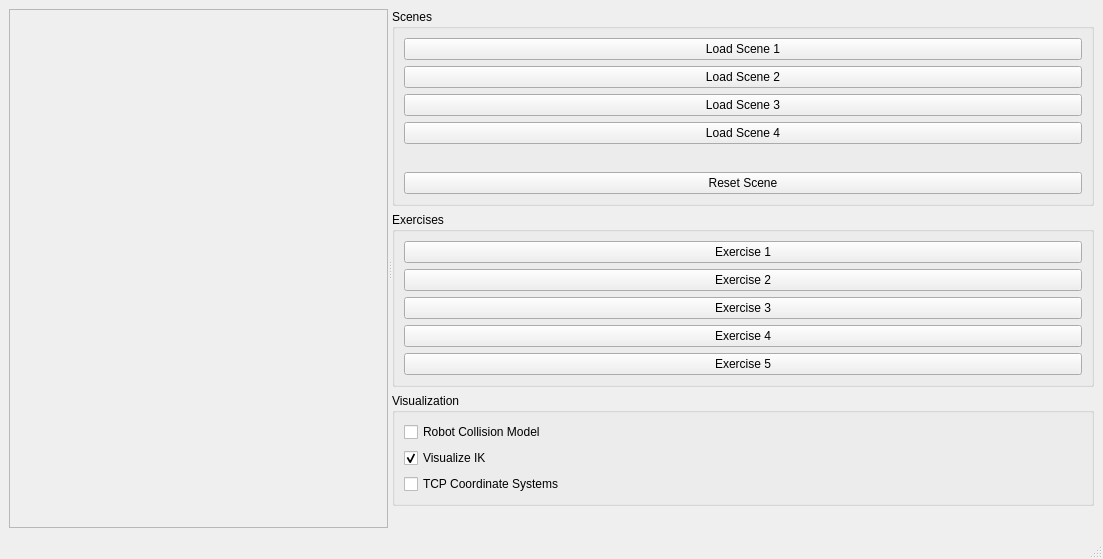
<?xml version="1.0" encoding="UTF-8"?>
<ui version="4.0">
 <class>PathPlanning</class>
 <widget class="QMainWindow" name="PathPlanning">
  <property name="geometry">
   <rect>
    <x>0</x>
    <y>0</y>
    <width>1103</width>
    <height>559</height>
   </rect>
  </property>
  <property name="windowTitle">
   <string>PathPlanning</string>
  </property>
  <widget class="QWidget" name="centralwidget">
   <layout class="QVBoxLayout" name="verticalLayout_2">
    <item>
     <widget class="QSplitter" name="splitter">
      <property name="orientation">
       <enum>Qt::Horizontal</enum>
      </property>
      <widget class="QFrame" name="frameViewer">
       <property name="frameShape">
        <enum>QFrame::StyledPanel</enum>
       </property>
       <property name="frameShadow">
        <enum>QFrame::Raised</enum>
       </property>
      </widget>
      <widget class="QWidget" name="layoutWidget">
       <layout class="QVBoxLayout" name="verticalLayout">
        <item>
         <widget class="QGroupBox" name="groupBox_2">
          <property name="title">
           <string>Scenes</string>
          </property>
          <layout class="QVBoxLayout" name="verticalLayout_4">
           <item>
            <widget class="QPushButton" name="pushButtonScene1">
             <property name="text">
              <string>Load Scene 1</string>
             </property>
            </widget>
           </item>
           <item>
            <widget class="QPushButton" name="pushButtonScene2">
             <property name="text">
              <string>Load Scene 2</string>
             </property>
            </widget>
           </item>
           <item>
            <widget class="QPushButton" name="pushButtonScene3">
             <property name="text">
              <string>Load Scene 3</string>
             </property>
            </widget>
           </item>
           <item>
            <widget class="QPushButton" name="pushButtonScene4">
             <property name="text">
              <string>Load Scene 4</string>
             </property>
            </widget>
           </item>
           <item>
            <spacer name="verticalSpacer_2">
             <property name="orientation">
              <enum>Qt::Vertical</enum>
             </property>
             <property name="sizeHint" stdset="0">
              <size>
               <width>20</width>
               <height>40</height>
              </size>
             </property>
            </spacer>
           </item>
           <item>
            <widget class="QPushButton" name="pushButtonReset">
             <property name="text">
              <string>Reset Scene</string>
             </property>
            </widget>
           </item>
          </layout>
         </widget>
        </item>
        <item>
         <widget class="QGroupBox" name="groupBox_3">
          <property name="title">
           <string>Exercises</string>
          </property>
          <layout class="QVBoxLayout" name="verticalLayout_5">
           <item>
            <widget class="QPushButton" name="pushButtonExercise1">
             <property name="text">
              <string>Exercise 1</string>
             </property>
            </widget>
           </item>
           <item>
            <widget class="QPushButton" name="pushButtonExercise2">
             <property name="text">
              <string>Exercise 2</string>
             </property>
            </widget>
           </item>
           <item>
            <widget class="QPushButton" name="pushButtonExercise3">
             <property name="text">
              <string>Exercise 3</string>
             </property>
            </widget>
           </item>
           <item>
            <widget class="QPushButton" name="pushButtonExercise4">
             <property name="text">
              <string>Exercise 4</string>
             </property>
            </widget>
           </item>
           <item>
            <widget class="QPushButton" name="pushButtonExercise5">
             <property name="text">
              <string>Exercise 5</string>
             </property>
            </widget>
           </item>
          </layout>
         </widget>
        </item>
        <item>
         <widget class="QGroupBox" name="groupBox">
          <property name="title">
           <string>Visualization</string>
          </property>
          <layout class="QVBoxLayout" name="verticalLayout_3">
           <item>
            <widget class="QCheckBox" name="checkBoxColModel">
             <property name="text">
              <string>Robot Collision Model</string>
             </property>
            </widget>
           </item>
           <item>
            <widget class="QCheckBox" name="checkBoxVisualizeIK">
             <property name="text">
              <string>Visualize IK</string>
             </property>
             <property name="checked">
              <bool>true</bool>
             </property>
            </widget>
           </item>
           <item>
            <widget class="QCheckBox" name="checkBoxTCPCoordSystems">
             <property name="text">
              <string>TCP Coordinate Systems</string>
             </property>
            </widget>
           </item>
          </layout>
         </widget>
        </item>
        <item>
         <spacer name="verticalSpacer">
          <property name="orientation">
           <enum>Qt::Vertical</enum>
          </property>
          <property name="sizeHint" stdset="0">
           <size>
            <width>20</width>
            <height>40</height>
           </size>
          </property>
         </spacer>
        </item>
       </layout>
      </widget>
     </widget>
    </item>
   </layout>
  </widget>
  <widget class="QMenuBar" name="menubar">
   <property name="geometry">
    <rect>
     <x>0</x>
     <y>0</y>
     <width>1103</width>
     <height>20</height>
    </rect>
   </property>
  </widget>
  <widget class="QStatusBar" name="statusbar"/>
 </widget>
 <resources/>
 <connections/>
</ui>
